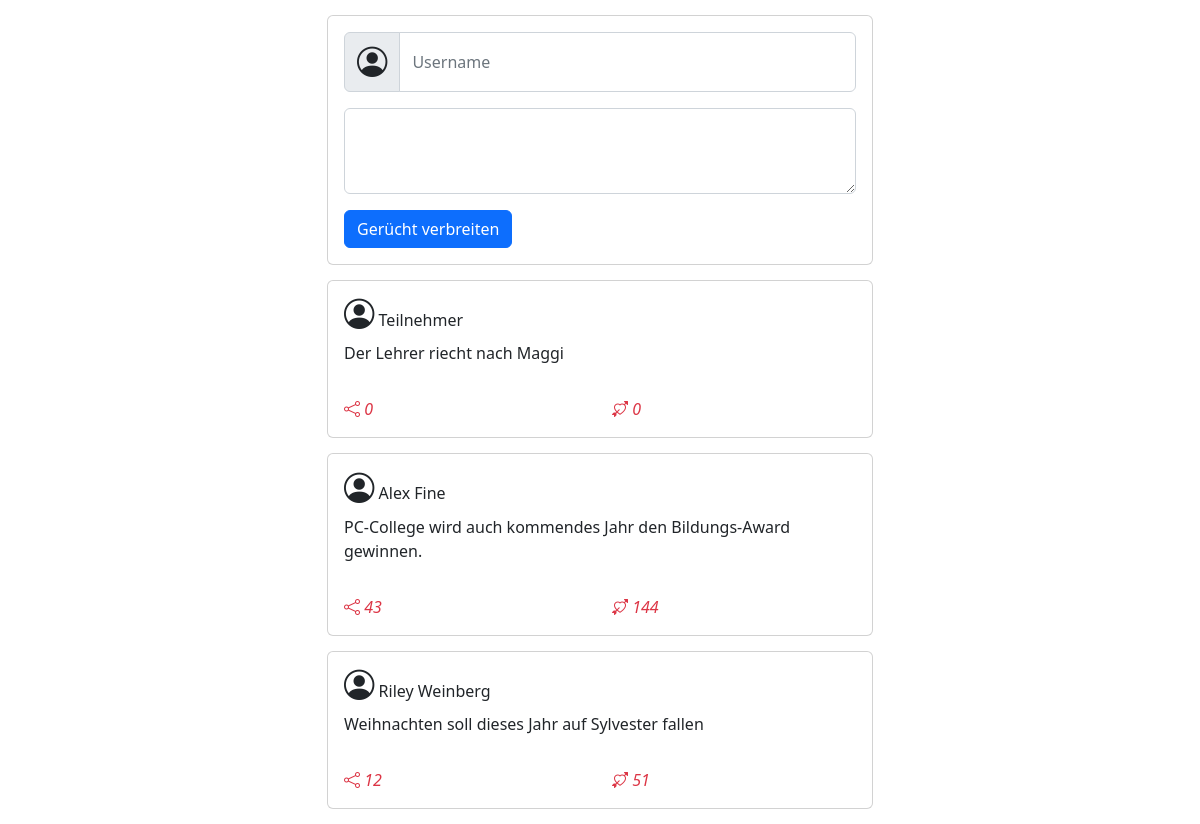
Before: / with the older database file.
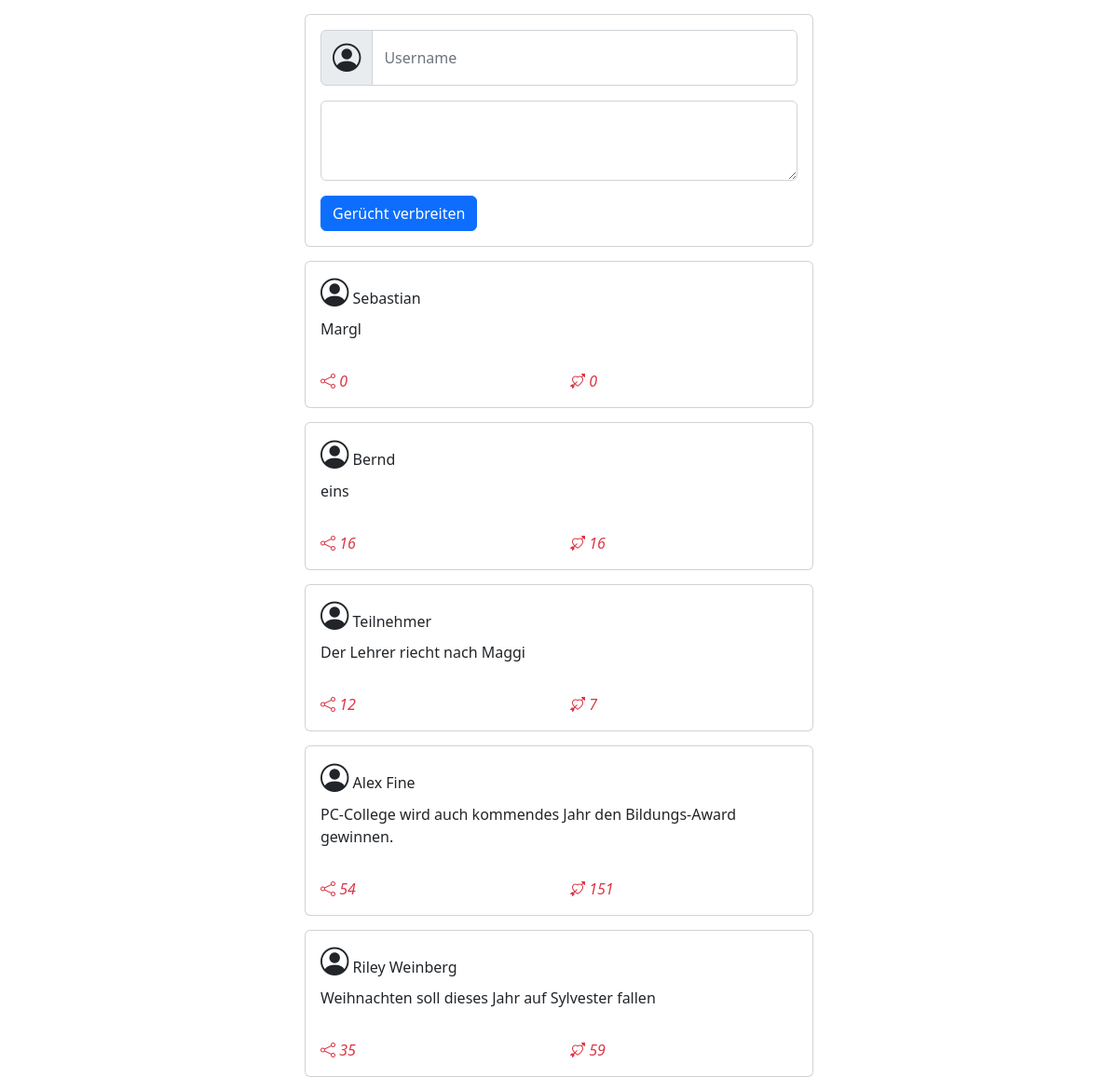
After: the same page with the newer database file.
### tables this page shows
CREATE TABLE rumors(rumor_id text primary key, rumor text, propagated int, loved int, user text);

### api.py (the view)
@app.route("/", methods=['GET', 'POST'])
def index():
    db = Database()
    if request.method == 'POST':
        rumor_id = uuid.uuid1().hex
        db.change('INSERT INTO rumors VALUES (?, ?, ?, ?, ?)',
                  (rumor_id, request.form['new_rumor'], 0, 0, request.form['username']))
    rumors = db.read_all_rows(f'SELECT * from rumors order by rowid desc')
    return render_template("index.html", rumors=rumors)

### database.py (called while the page is built)
    def read_all_rows(self, statement, values=()):
        resource = self.db.execute(statement, values)
        rows = resource.fetchall()
        return list(dict(zip(row.keys(), row)) for row in rows)

    def __del__(self):
        self.db.close()
        print("DB connection destroyed.")

### templates/index.html (shortened to what this page needs)
<!DOCTYPE html>
<html>
<head>
    <link href="https://cdn.jsdelivr.net/npm/bootstrap@5.2.3/dist/css/bootstrap.min.css" rel="stylesheet"
>
    <link rel="stylesheet"
          href="https://cdnjs.cloudflare.com/ajax/libs/bootstrap-icons/1.10.2/font/bootstrap-icons.min.css"
/>
</head>
<body>
<div class="container" style="margin-top: 15px;">
    <div class="row">
        <div class="col"></div>
        <div id="timeline" class="col-8 col-sm-6">
            <div class="card" style="margin-bottom: 15px;">
                <div class="card-body">
                    <form action="/" method="post">
                        <h6 class="card-title">
                            <div class="input-group mb-3">
                                <span class="input-group-text" id="basic-addon1">
                                    <i class="bi bi-person-circle" style="font-size: 1.9rem;"></i></span>
                                <input type="text" class="form-control" name="username" placeholder="Username"
                                       aria-describedby="basic-addon1">
                            </div>
                        </h6>
                        <p class="card-text"><textarea class="form-control" name="new_rumor" rows="3"></textarea>
                        </p>
                        <button type="submit" class="btn btn-primary">Gerücht verbreiten</button>
                    </form>
                </div>
            </div>
            {% for rumor in rumors %}
            <div class="card" style="margin-bottom: 15px;">
                <div class="card-body">
                    <h6 class="card-title"><i class="bi bi-person-circle" style="font-size: 1.9rem;"></i> {{
                        rumor.user
                        }}</h6>
                    <p class="card-text">{{ rumor.rumor }}</p>
                </div>
                <div class="card-body">
                    <div class="row">
                        <div class="col" id="{{ rumor.rumor_id }}">
                            <i style="cursor: pointer;" onclick="spread('{{ rumor.rumor_id }}')"
                               class="bi bi-share text-danger"> {{ rumor.propagated }}</i>
                        </div>
                        <div class="col" id="hearted_{{ rumor.rumor_id }}">
                            <i style="cursor: pointer;" onclick="love('{{ rumor.rumor_id }}')"
                               class="bi bi-arrow-through-heart text-danger"> {{ rumor.loved }}</i>
                        </div>
                    </div>
                </div>
            </div>
            {% endfor %}
        </div>
        <div class="col"></div>
    </div>
</div>
</body>
</html>

Changed rows visible on the page:
added rumors: user "Sebastian", rumor "Margl", propagated "0", loved "0"
added rumors: user "Bernd", rumor "eins", propagated "16", loved "16"
changed rumors "Teilnehmer": propagated "0" → "12"; loved "0" → "7"
changed rumors "Alex Fine": propagated "43" → "54"; loved "144" → "151"
changed rumors "Riley Weinberg": propagated "12" → "35"; loved "51" → "59"
